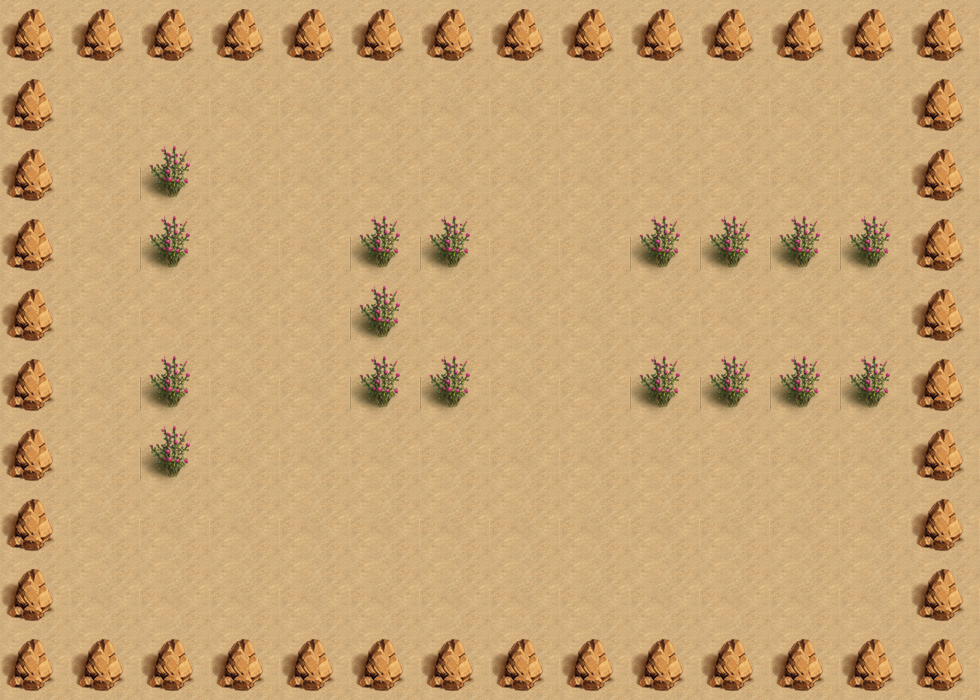

A level layout from a 2D game, rendered from its tile map. Below: a short description, then the map file with tile-grid data replaced by summaries:
An orthogonal 14x10 tile map with 70x70 px tiles, 2 tile layers (bgLayer, walkLayer) and 11 objects (player, exit, key, box_1, box_2, ...).

<map version="1.0" orientation="orthogonal" renderorder="right-down" width="14" height="10" tilewidth="70" tileheight="70" nextobjectid="14">
 <tileset firstgid="1" name="map" tilewidth="70" tileheight="70" tilecount="4">
  <image source="map.png" width="140" height="140" />
 </tileset>
 <layer name="bgLayer" width="14" height="10">
  <data>[140 cells, 140 non-empty, 1 distinct tile ids]</data>
 </layer>
 <layer name="walkLayer" width="14" height="10">
  <data>[140 cells, 61 non-empty, 2 distinct tile ids]</data>
 </layer>
 <objectgroup name="object0">
  <object id="1" name="player" x="70" y="280" width="70" height="70">
   <properties>
    <property name="hp" value="270" />
   </properties>
  </object>
 </objectgroup>
 <objectgroup name="object1">
  <object id="2" name="exit" x="420" y="280" width="70" height="70" />
  <object id="3" name="key" x="700" y="280" width="70" height="70" />
 </objectgroup>
 <objectgroup name="object2">
  <object id="4" name="box_1" x="630" y="280" width="70" height="70" />
  <object id="5" name="box_2" x="490" y="140" width="70" height="70" />
  <object id="6" name="box_3" x="490" y="280" width="70" height="70" />
 </objectgroup>
 <objectgroup name="object3">
  <object id="9" name="trap_1" x="490" y="420" width="70" height="70" />
  <object id="10" name="trap_2" x="490" y="560" width="70" height="70" />
  <object id="11" name="trap_3" x="490" y="490" width="70" height="70" />
 </objectgroup>
 <objectgroup name="object5">
  <object id="12" name="transfer1_0" x="840" y="280" width="70" height="70" />
  <object id="13" name="transfer0_0" x="280" y="560" width="70" height="70" />
 </objectgroup>
 <objectgroup name="object4" />
</map>
